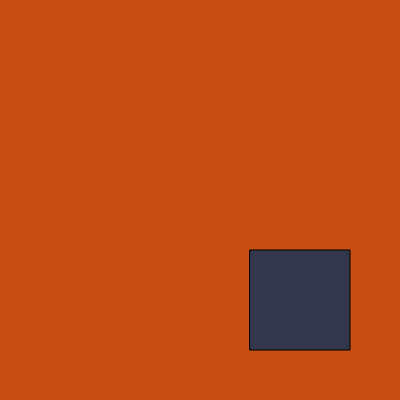
Frame 1 (no input)
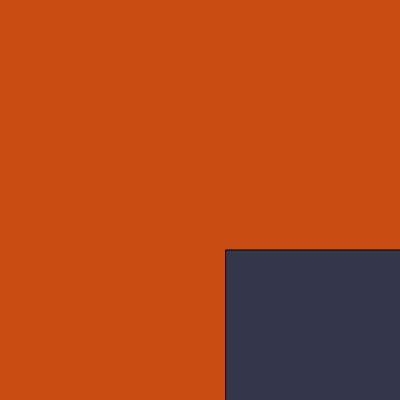
Frame 60 (no input)
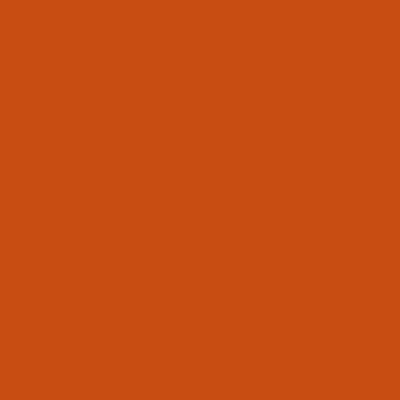
Frame 120 (the mouse pressed at the canvas centre since frame 60)

The p5.js sketch that drew these frames (run headless with seeded random() and noise() and a simulated clock; from frame 60 on, the mouse is pressed at the canvas centre):

// p5.js sketch
// ── sketch.js
var recX= 250
var recY= 250
var recSize=100
var speed = 4


function setup() {
  createCanvas(400,400);
  
}

function draw() {
  background(200,77,18);
  fill( 50,55,75);
  rect(recX, recY,recSize,recSize);
  
  recX = recX+speed;
  
  if (recX > width || recX <100) {
    recSize += 50;
    speed = speed *-4;
  }

  
}
